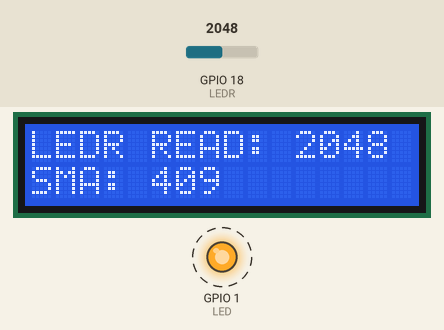
The sketch below on a simulated ESP32. Shown: 16×2 character LCD, output pins drawn as LEDs (lit = HIGH). Dashed ring = blinking. The inputs (shaded band) are chosen by the test bench; at power-on: GPIO 18 (LEDR) = 2048. What the sketch prints to the serial monitor is not drawn.

Above: at 0.96 s.
1.3 s: GPIO 18 (LEDR) set to 321
At 2.3 s:
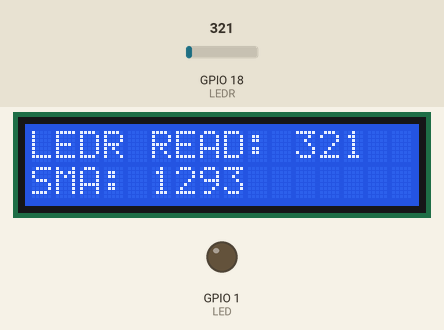
3.1 s: GPIO 18 (LEDR) set to 275
At 4.4 s:
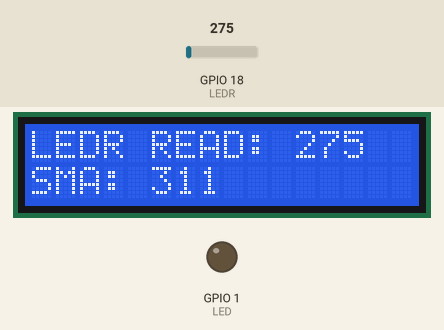
5.1 s: GPIO 18 (LEDR) set to 340
At 7.4 s:
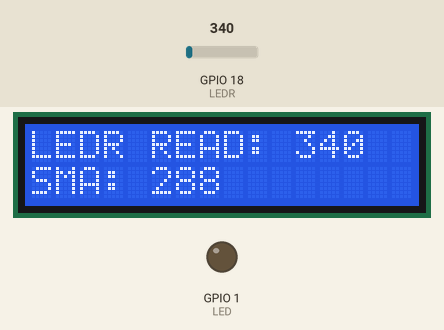
Timing chart, 0 to 8.9 s (numbered marks = the images above; inputs shaded):
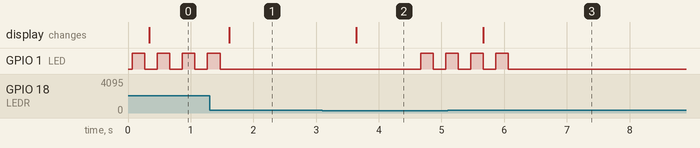

The sketch:

EE590_Lab5_Part2.ino
```cpp
/**
 * @file EE590_Lab5_Part2.ino
 * @brief FreeRTOS-based Light Monitoring and Anomaly Detection System using ESP32
 *
 * @mainpage EE590 Lab5 Part 2
 *
 * @section overview Overview
 * This sketch reads light intensity using a photoresistor, smooths the readings using a
 * sliding window average, detects anomalies, displays real-time values on an I2C LCD,
 * and concurrently calculates prime numbers using FreeRTOS tasks pinned to ESP32 cores.
 *
 * @section author Author
 * Created by Sai Jayanth Kalisi, 2025
 *
 */

//========= LIBRARIES =========
#include <freertos/FreeRTOS.h>
#include <freertos/task.h>
#include <Wire.h>
#include <LiquidCrystal_I2C.h>

//========= PIN DEFINITIONS =========
#define LED 1       ///< Output LED pin for anomaly alert
#define LEDR 18     ///< Input photoresistor pin meant to read analog inputs
#define SDA_PIN 20  ///< I2C Data Pin
#define SCL_PIN 21  ///< I2C Clock Pin

//========= LCD SETUP =========
/**
 * @brief 16x2 I2C LCD at address 0x27
 */
LiquidCrystal_I2C lcd(0x27, 16, 2);

//========= TASK HANDLES =========
TaskHandle_t TaskLEDR_Handle = NULL;
TaskHandle_t TaskLCD_Handle = NULL;
TaskHandle_t TaskANOMALY_Handle = NULL;
TaskHandle_t TaskPRIME_Handle = NULL;

//========= GLOBAL VARIABLES =========
static SemaphoreHandle_t semaphore;  ///< Semaphore for data synchronization

int newLightLevel = 0;       ///< Most recent light level that was read by LEDR
int sma = 0;                 ///< current rolling SMA value
const int WINDOW_SIZE = 5;   ///< Window size over which to calculate sliding mean
int window[WINDOW_SIZE];     ///< Window of Window Size over which to calculate sliding mean
int currIndex = 0;           ///< Current Index of Window to replace older value
int currSum = 0;             ///< Current rolling sum
bool updatedNewVal = false;  ///< whether or not a new value has been added to the window

//========= SETUP =========
/**
 * @brief Arduino setup function
 * @details 1. Initialize pins, serial, LCD, etc
 *          2. Create binary semaphore for synchronizing light level data.
 *          3. Create Tasks
 *          - Create the `Light Detector Task` and assign it to Core 0.
 *          - Create `LCD Task` and assign it to Core 0.
 *          - Create `Anomaly Alarm Task` and assign it to Core 1.
 *          - Create `Prime Calculation Task` and assign it to Core 1.
 *          4. Scheduler attempted before realizing that FreeRTOS automatically establishes a round robin system
 * Initializes peripherals, LCD, semaphore, and starts FreeRTOS tasks
 */
void setup() {
  Serial.begin(115200);
  pinMode(LEDR, INPUT);
  pinMode(LED, OUTPUT);

  Wire.begin(SDA_PIN, SCL_PIN);
  lcd.init();
  lcd.clear();
  lcd.backlight();
  lcd.setCursor(0, 0);

  semaphore = xSemaphoreCreateBinary();
  xSemaphoreGive(semaphore);

  xTaskCreatePinnedToCore(LightDetectorTask, "LEDRread", 4096, NULL, 1, &TaskLEDR_Handle, 0);
  xTaskCreatePinnedToCore(LCDTask, "UpdateLCD", 4096, NULL, 1, &TaskLCD_Handle, 0);
  xTaskCreatePinnedToCore(AnomalyAlarmTask, "DetectAnomaly", 4096, NULL, 1, &TaskANOMALY_Handle, 1);
  xTaskCreatePinnedToCore(PrimeCalculationTask, "FindPrime", 4096, NULL, 1, &TaskPRIME_Handle, 1);
  // xTaskCreatePinnedToCore(schedulerTask, "scheduleAll", 4096, NULL, 2, &TaskPRIME_Handle, 1); // Commented out scheduler
}


//========= LOOP =========
/**
 * @brief Empty main loop since tasks handle all operations
 */
void loop() {}

// void schedulerTask(void *arg){
//   while (1) {
//     void *ptr = NULL;
//     LightDetectorTask(ptr);
//     LCDTask(ptr);
//     AnomalyAlarmTask(ptr);
//     PrimeCalculationTask(ptr);
//     vTaskDelay(pdMS_TO_TICKS(1));
//   }
// }

//========= TASKS =========

/**
 * @brief Reads light sensor data, updates sliding window average (SMA), and sets flags.
 * @details This is meant to run on Core 0
 *           1. Initialize Variables -> initialized as globals already
 *           2. Loop Continuously
 *            - Read light level from the photoresistor.
 *            - Take semaphore
 *            - Calculate the simple moving average and update variables.
 *            - Give semaphore to signal data is ready.
 *            - Delay
 * @param arg Unused task parameter
 */
void LightDetectorTask(void *arg) {
  while (1) {
    int newRead = analogRead(LEDR);

    xSemaphoreTake(semaphore, portMAX_DELAY);
    currSum -= window[currIndex];
    window[currIndex] = newRead;
    currSum += newRead;
    currIndex = (currIndex + 1) % WINDOW_SIZE;

    newLightLevel = newRead;
    sma = currSum / WINDOW_SIZE;  //This means that the first few are most likely anomalies
    updatedNewVal = true;

    xSemaphoreGive(semaphore);
    vTaskDelay(pdMS_TO_TICKS(500));  //creating a 0.5 second delay between each new read;
  }
}

/**
 * @brief Displays light sensor value and moving average (SMA) on the LCD
 * @details This is meant to run on Core 0
 *          1. Initialize Variables
 *          2. Loop Continuously
 *            - Wait for semaphore.
 *            - If data has changed, update the LCD with the new light level and SMA. -> Why should it matter if its different?
 *            - Give back the semaphore.
 *            - Delay
 * @param arg Unused task parameter
 */
void LCDTask(void *arg) {
  int prevVal = -1;
  int prevSMA = -1;
  while (1) {
    xSemaphoreTake(semaphore, portMAX_DELAY);
    if (updatedNewVal && prevVal != newLightLevel && prevSMA != sma) {
      lcd.clear();
      lcd.setCursor(0, 0);
      lcd.print("LEDR READ: ");
      lcd.print(newLightLevel);
      lcd.setCursor(0, 1);
      lcd.print("SMA: ");
      lcd.print(sma);

      prevVal = newLightLevel;
      prevSMA = sma;
      updatedNewVal = false;
    }
    xSemaphoreGive(semaphore);
    vTaskDelay(pdMS_TO_TICKS(250));
  }
}

/**
 * @brief Monitors SMA value and triggers LED alert if value exceeds threshold
 * @details This is meant to run on Core 1
 *          1. Loop Continuously
 *             - Wait for semaphore.
 *             - Get SMA value
 *             - Give back the semaphore.
 *             - Check if SMA indicates a light anomaly (outside thresholds).
 *             - If anomaly detected, flash a LED signal.
 *             - Delay
 * @param arg Unused task parameter
 */
void AnomalyAlarmTask(void *arg) {
  while (1) {
    //Should be better, since I am not using sma elsewhere in task
    xSemaphoreTake(semaphore, portMAX_DELAY);
    int currentSMA = sma;
    xSemaphoreGive(semaphore);

    if (currentSMA > 3800 || currentSMA < 300) {
      for (int i = 0; i < 4; i++) {
        digitalWrite(LED, HIGH);
        vTaskDelay(pdMS_TO_TICKS(200));
        digitalWrite(LED, LOW);
        vTaskDelay(pdMS_TO_TICKS(200));
      }
      vTaskDelay(1000);
    } else {
      vTaskDelay(pdMS_TO_TICKS(200));
    }
  }
}

/**
 * @brief Checks whether a number is prime
 * @details This is a helper functionf for Prime Calculation Task
 * @param n Integer to check
 * @return true if prime, false otherwise
 */
bool isPrime(int n) {
  if (n <= 1) {
    return false;
  }
  for (int i = 2; i * i < n; i++) {
    if (n % i == 0) return false;
  }
  return true;
}

/**
 * @brief Calculates prime numbers from 0 to 5000 in background
 * @details This is meant to run on Core 1
 *            1. Loop from 2 to 5000
 *             - Check if the current number is prime.
 *             - If prime, print the number to the serial monitor.
 * @param arg Unused task parameter
 */

void PrimeCalculationTask(void *arg) {
  for (int i = 0; i < 5000; i++) {
    if (isPrime(i)) {
      Serial.print("Prime found: ");
      Serial.println(i);
    }
    vTaskDelay(pdMS_TO_TICKS(10));
  }

  vTaskSuspend(NULL);
}
```

Measured:
- after the input at 1.3 s, the display: changes after 0.32 s (image 1)
- after the input at 3.1 s, GPIO 1 (LED): LOW → HIGH after 1.6 s, → LOW 0.20 s later, → HIGH 0.20 s later; the display: changes after 0.54 s (image 2)
- after the input at 5.1 s, GPIO 1 (LED): goes on until 6.1 s, then stays LOW; the display: changes after 0.57 s (image 3)
